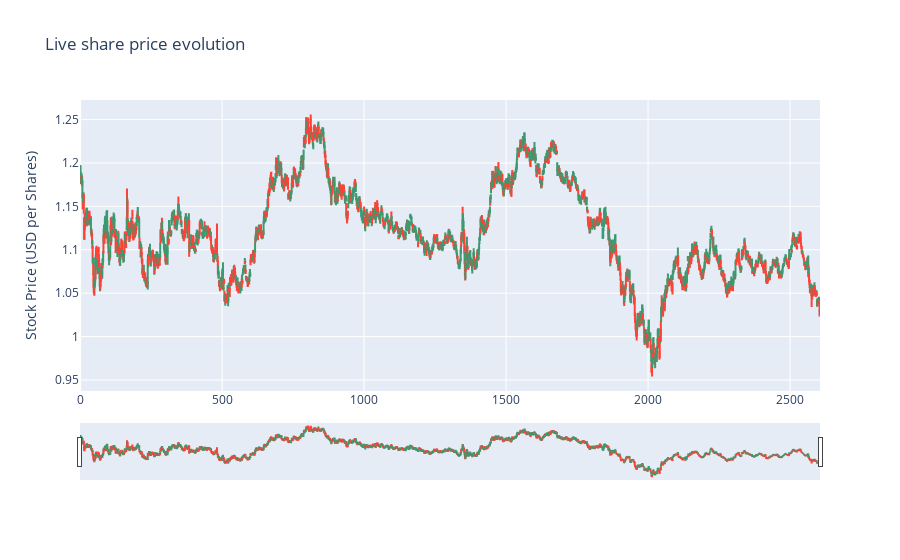

Notebook code for this chart:
### Code cell
# Declare figure
fig = go.Figure()

#Candlestick
fig.add_trace(go.Candlestick(x=df.index,
                open=df['open'],
                high=df['high'],
                low=df['low'],
                close=df['close'], name = 'market data'))

# Add titles
fig.update_layout(
    title='Live share price evolution',
    yaxis_title='Stock Price (USD per Shares)')

# X-Axes
fig.update_xaxes(
    rangeslider_visible=True,
    rangeselector=dict(
        buttons=list([
            dict(count=15, label="15m", step="minute", stepmode="backward"),
            dict(count=45, label="45m", step="minute", stepmode="backward"),
            dict(count=1, label="HTD", step="hour", stepmode="todate"),
            dict(count=3, label="3h", step="hour", stepmode="backward"),
            dict(step="all")
        ])
    )
)

# Show
fig.show()

### Figure 1 — Plotly figure (JSON) as saved in the notebook; plotly's stock layout.template omitted (floating-point values rounded to 4 significant figures; data arrays with more than 128 entries replaced by an {"elided": "..."} marker saying what was removed)
{"data": [{"close": {"elided": "2606 float values"}, "high": {"elided": "2606 float values"}, "low": {"elided": "2606 float values"}, "name": "market data", "open": {"elided": "2606 float values"}, "type": "candlestick", "x": {"elided": "2606 int values"}}], "layout": {"title": {"text": "Live share price evolution"}, "xaxis": {"rangeselector": {"buttons": [{"count": 15, "label": "15m", "step": "minute", "stepmode": "backward"}, {"count": 45, "label": "45m", "step": "minute", "stepmode": "backward"}, {"count": 1, "label": "HTD", "step": "hour", "stepmode": "todate"}, {"count": 3, "label": "3h", "step": "hour", "stepmode": "backward"}, {"step": "all"}]}, "rangeslider": {"visible": true}}, "yaxis": {"title": {"text": "Stock Price (USD per Shares)"}}}}
